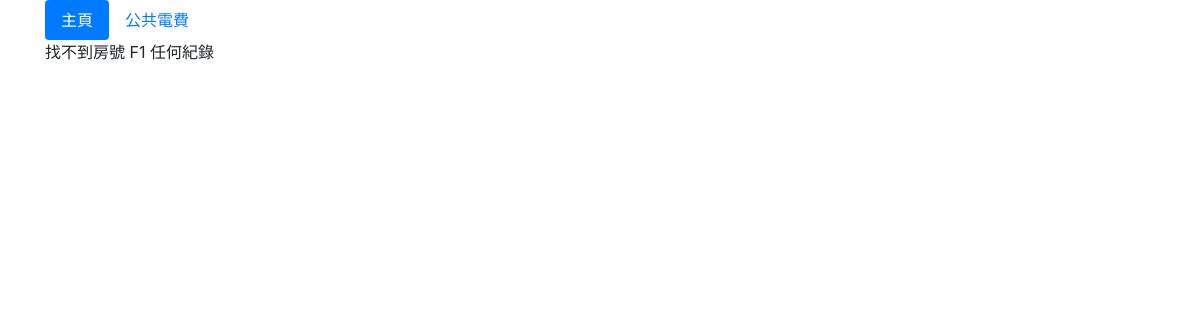
Before: /polls/list/1 with the older database file.
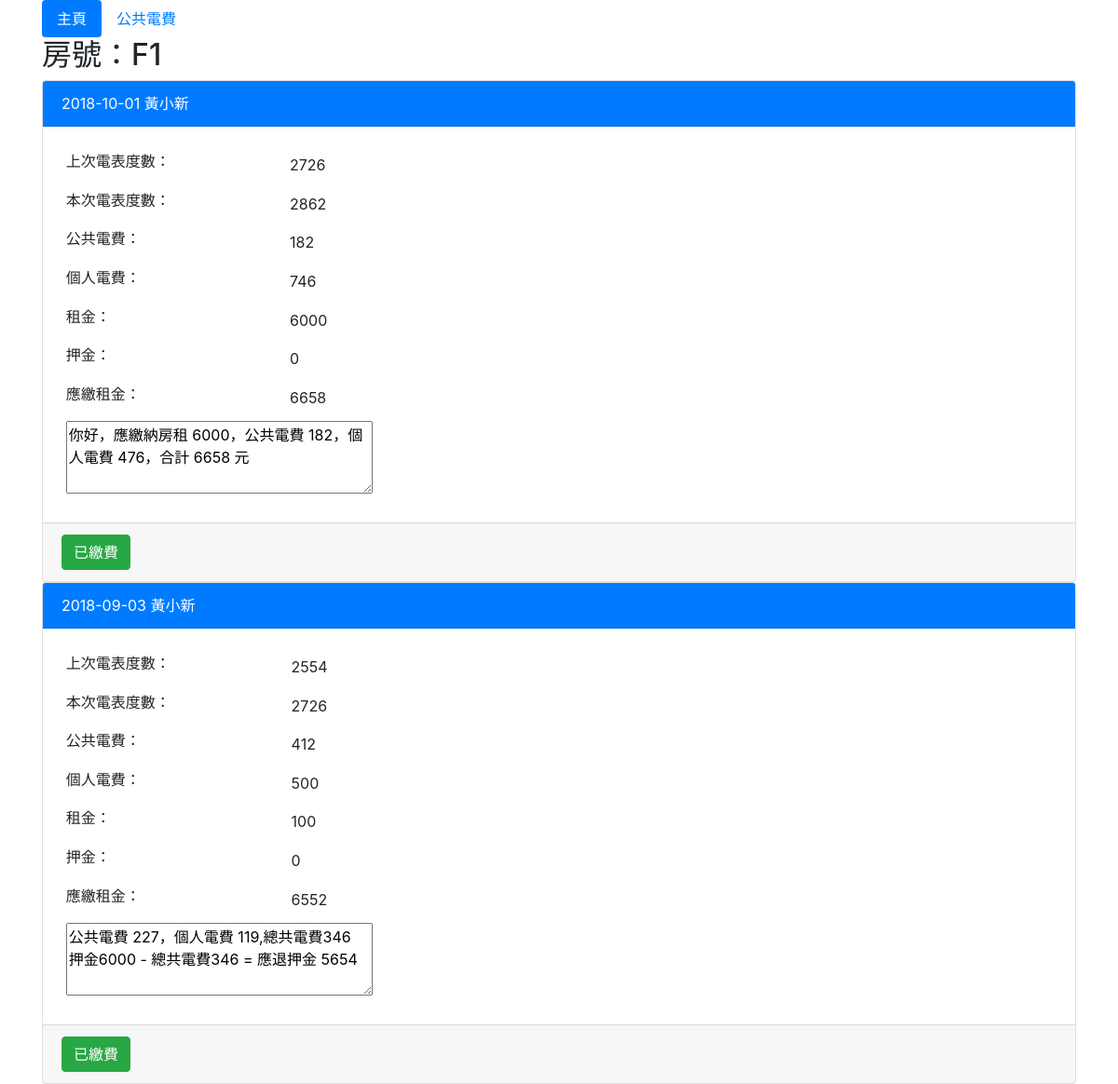
After: the same page with the newer database file.
### polls/models.py (models this page shows, shortened)
class DTSF01(models.Model):
	ROOM = models.CharField(max_length=3)
	BEGIN_DATE = models.CharField(max_length=10)
	NAME = models.CharField(max_length=20)
	END_DATE = models.CharField(max_length=10)
	CELL_PHONE = models.CharField(max_length=10)
	RENT_AMT = models.IntegerField(default=0)
	DIPOSIT = models.IntegerField(default=0)
	PUB_DASHBOARD = models.CharField(max_length=3,blank=True)
	THIS_DEGREES = models.IntegerField(default=0)
	TIMES = models.FloatField(default=0.0)
	ADDRESS = models.CharField(max_length=50)
	STATUS = models.CharField(max_length=1)

class DTSF02(models.Model):
	DTSF01 = models.ForeignKey(DTSF01, on_delete=models.CASCADE)
	INPUT_DATE = models.CharField(max_length=10)
	LAST_DEGREES = models.IntegerField(default=0)
	THIS_DEGREES = models.IntegerField(default=0)
	RENT_AMT = models.IntegerField(default=0)
	PUB_ELECTRIC_AMT = models.IntegerField(default=0)
	ELECTRIC_AMT =  models.IntegerField(default=0)
	DIPOSIT_AMT =  models.IntegerField(default=0)
	TOTAL_AMT =  models.IntegerField(default=0)
	MESSAGE = models.CharField(max_length=200)
	IS_CONF = models.BooleanField(default=False)

### polls/views.py (the view)
# urls.py: path('list/<int:dashboard_id>', views.list, name='list'),
def list(request, dashboard_id):
    DTSF01vo = get_object_or_404(DTSF01, pk=dashboard_id)
    DTSF02_list = DTSF01vo.dtsf02_set.order_by("-INPUT_DATE")
    print(DTSF02_list)
    return render(request, 'polls/detail.html', locals())

### polls/templates/polls/detail.html (shortened to what this page needs)
{% include "polls/head.html" %}
<div class="container">
  <ul class="nav nav-pills">
    <li class="nav-item">
      <a class="nav-link active" href="/polls/">主頁</a>
    <li class="nav-item">
      <a class="nav-link" href="/polls/electric/">公共電費</a>
  </ul>
</div>
<div class="container">
{% if DTSF02_list %}
	{% for sf02 in DTSF02_list %}
		{% if forloop.first %}
			  <h2>房號：{{DTSF01vo.ROOM}}</h2>
		{% endif %}
		<div class="card ">
			<div class="card-header bg-primary text-white">
				{% if sf02.IS_CONF %}
					{{ sf02.INPUT_DATE }}  {{DTSF01vo.NAME}}
				{% else %}
					<font color="pink" id="bill_title{{sf02.id}}">{{ sf02.INPUT_DATE }}  {{DTSF01vo.NAME}}</font>
				{% endif %}
			</div>
			<div class="card-body">
				<table class="table-sm"><tr>
					<td><label>上次電表度數</label>：<td>{{ sf02.LAST_DEGREES }}</td><tr>
					<td><label>本次電表度數</label>：<td>{{ sf02.THIS_DEGREES }}</td><tr>
					<td><label>公共電費</label>：<td>{{ sf02.PUB_ELECTRIC_AMT }}</td><tr>
					<td><label>個人電費</label>：<td>{{ sf02.ELECTRIC_AMT }}</td><tr>
					<td><label>租金</label>：<td>{{ sf02.RENT_AMT }}</td><tr>
					<td><label>押金</label>：<td>{{ sf02.DIPOSIT_AMT }}</td><tr>
					<td><label>應繳租金</label>：<td>{{ sf02.TOTAL_AMT }}</td><tr>
					<td colspan="2"><textarea cols="30" rows="3">{{ sf02.MESSAGE }}</textarea></td></table>
			</div>
			<div class="card-footer">
				{% if sf02.IS_CONF %}
					<button type="button" class="btn btn-success">已繳費</button>
				{% else %}
					<button type="button" class="btn btn-danger bill" data-id="{{sf02.id}}">待繳費</button>
				{% endif %}
			</div>
		</div>
	{% endfor %}
{% else %}
	找不到房號 {{DTSF01vo.ROOM}} 任何紀錄
{% endif %}
</div>
{% include "polls/footer.html" %}

### polls/templates/polls/head.html (shortened to what this page needs)
<!DOCTYPE html>
<html lang="en">
<head>
  <link rel="stylesheet" href="https://maxcdn.bootstrapcdn.com/bootstrap/4.1.3/css/bootstrap.min.css">
</head>
<body>

### polls/templates/polls/footer.html
</body>
</html>

Changed rows visible on the page:
added DTSF02: {{ DTSF01vo.ROOM }} "F1", INPUT_DATE "2018-10-01", {{ DTSF01vo.NAME }} "黃小新", LAST_DEGREES "2726", THIS_DEGREES "2862", PUB_ELECTRIC_AMT "182", ELECTRIC_AMT "746", RENT_AMT "6000", DIPOSIT_AMT "0", TOTAL_AMT "6658", MESSAGE "你好，應繳納房租 6000，公共電費 182，個人電費 476，合計 6658 元", IS_CONF "已繳費"
shown differently, row unchanged: DTSF01: ROOM "F1" → (not shown)
added DTSF02: INPUT_DATE "2018-09-03", {{ DTSF01vo.NAME }} "黃小新", LAST_DEGREES "2554", THIS_DEGREES "2726", PUB_ELECTRIC_AMT "412", ELECTRIC_AMT "500", RENT_AMT "100", DIPOSIT_AMT "0", TOTAL_AMT "6552", MESSAGE "公共電費 227，個人電費 119,總共電費346 押金6000 - 總共電費346 = 應退押金 5654", IS_CONF "已繳費"
Other visible differences:
text no longer shown: "找不到房號 任何紀錄"
